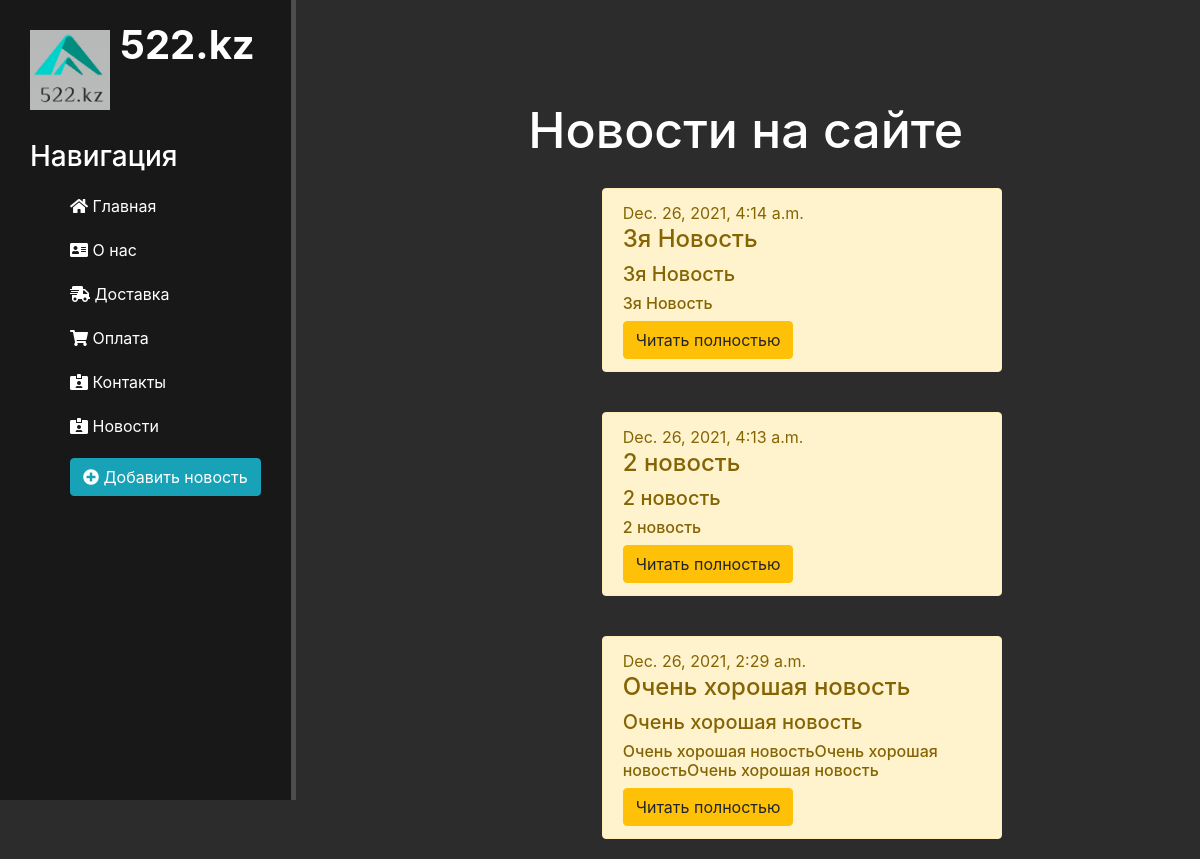
Page /news/ on the committed database.
### news/models.py (models this page shows, shortened)
class Articles(models.Model):
    title = models.CharField('Название',max_length=50)
    anons = models.CharField('Анонс ',max_length=250)
    full_text = models.TextField('Статья')
    date = models.DateTimeField('Дата публикации')
    class Meta:
        verbose_name = 'Новость'
        verbose_name_plural = 'Новости'

### news/views.py (the view)
# urls.py: path('', views.news_home, name='news_home'),
def news_home(request):
    news = Articles.objects.order_by('-date')
    return render(request, 'news/news_home.html', {'news': news})

### news/templates/news/news_home.html (shortened to what this page needs)
{% extends 'main/layout.html' %}
{% block content %}
    <div class="features">
        <h1>Новости на сайте</h1>
        {% for el in news %}
            <div class="alert alert-warning">
                <h8>{{ el.date }}</h8>
                <h4>{{ el.title }}</h4>
                <h5>{{ el.anons }}</h5>
                <h6>{{ el.full_text }}</h6>
                <a href="{% url 'news-detail' el.id %}" class="btn btn-warning">Читать полностью</a>
            </div>
        {% endfor %}
    </div>
{% endblock %}

### main/templates/main/layout.html (shortened to what this page needs)
{% load static %}
<!doctype html>
<html lang="ru">
<head>
    <link rel="stylesheet" href="https://cdn.jsdelivr.net/npm/bootstrap@4.6.0/dist/css/bootstrap.min.css">
    <link rel="stylesheet" href="{% static 'main/css/main.css' %}">
    <link rel="stylesheet" href="https://use.fontawesome.com/releases/v5.8.2/css/all.css">
</head>
<body>
    <aside>
        <img src="{% static 'main/img/522_small.png' %}" alt="Лого">
        <span class="logo">522.kz</span>
        <h3>Навигация </h3>
        <ul>
            <a href="{% url 'home' %}"><li><i class="fas fa-home"></i>  Главная</li></a>
            <a href="{% url 'about' %}"><li><i class="fas fa-address-card"></i>  О нас </li></a>
            <a href="{% url 'shipment' %}"><li><i class="fas fa-shipping-fast"></i>  Доставка</li></a>
            <a href="{% url 'payment' %}"><li><i class="fas fa-shopping-cart"></i>  Оплата</li></a>
            <a href="{% url 'contact' %}"><li><i class="fas fa-id-card-alt"></i> Контакты</li></a>
            <a href="{% url 'news_home' %}"><li><i class="fas fa-id-card-alt"></i> Новости</li></a>
            <a href="{% url 'create' %}"><li><button class="btn btn-info"><i class="fas fa-plus-circle"></i>  Добавить новость</li></a>
    </aside>
    <main>
        {%  block content %}
        {%  endblock %}
    </main>
</body>
</html>

### main/static/main/css/main.css (style rules this page uses)
body { background: #2c2c2c; }
aside { float: left; background: #181818; wigth: 15%; padding:2.5%; height: 100vh; color:#fff; border-right: 5px solid #4d4d4d; }
aside img { width:80px; float:left; }
aside .logo { font-size: 40px; margin-left: 10px; font-weight: bold; position:relative; top: -15px; }
aside h3 { margin-top: 50px; font-size:28; }
aside ul { list-style: none }
aside ul li { color: #fff; display: block; margin-top: 20px; transition: all .5s ease; }
main .features { float: left; color: #fff; margin-top: 100px; text-align: center; width: 75%; }
main .features h1 { font-size: 50px; }
.alert-warning { float: left; clear: both; width: 400px; margin: 20px 34%; text-align: left; }

### rows in the picture
Articles: date "Dec. 26, 2021, 4:14 a.m.", title "3я Новость", anons "3я Новость", full_text "3я Новость"
Articles: date "Dec. 26, 2021, 4:13 a.m.", title "2 новость", anons "2 новость", full_text "2 новость"
Articles: date "Dec. 26, 2021, 2:29 a.m.", title "Очень хорошая новость", anons "Очень хорошая новость", full_text "Очень хорошая новостьОчень хорошая новостьОчень хорошая новость"
